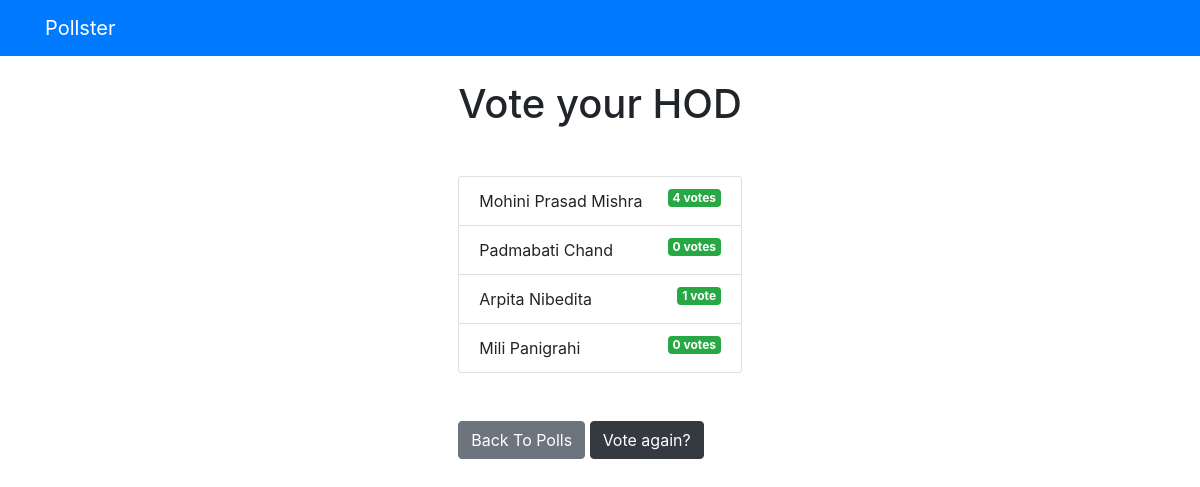
Screenshot of /polls/3/results/ with the database file from the repository.
### polls/models.py (models this page shows, shortened)
class Question(models.Model):
    question_text = models.CharField(max_length=200)
    pub_date = models.DateTimeField('date published')

class Choice(models.Model):
    question = models.ForeignKey(Question, on_delete=models.CASCADE)
    choice_text = models.CharField(max_length=200)
    votes = models.IntegerField(default=0)

### polls/views.py (the view)
# urls.py: path('<int:question_id>/results/', views.results, name='results'),
def results(request, question_id):
    question = get_object_or_404(Question, pk=question_id)
    return render(request, 'polls/results.html', {'question': question})

### templates/polls/results.html
{% extends 'base.html' %}
{% block content %}
<h1 class = "mb-5 text-center"> {{question.question_text}} </h1>
<ul class = "list-group mb-5">
    {% for choice in question.choice_set.all %}
    <li class = "list-group-item">
    {{choice.choice_text}}<span class = "badge badge-success float-right">{{choice.votes}}
    vote{{choice.votes|pluralize}}</span>
    </li>
    {% endfor %}
</ul>
<a class = "btn btn-secondary" href = "{% url 'polls:index' %}"> Back To Polls </a>
<a class = "btn btn-dark" href = "{% url 'polls:detail' question.id %}"> Vote again?</a>
{% endblock %}

### rows the page displays
Question: question_text "Vote your HOD"
Choice: choice_text "Mohini Prasad Mishra", votes "4"
Choice: choice_text "Padmabati Chand", votes "0"
Choice: choice_text "Arpita Nibedita", votes "1"
Choice: choice_text "Mili Panigrahi", votes "0"
